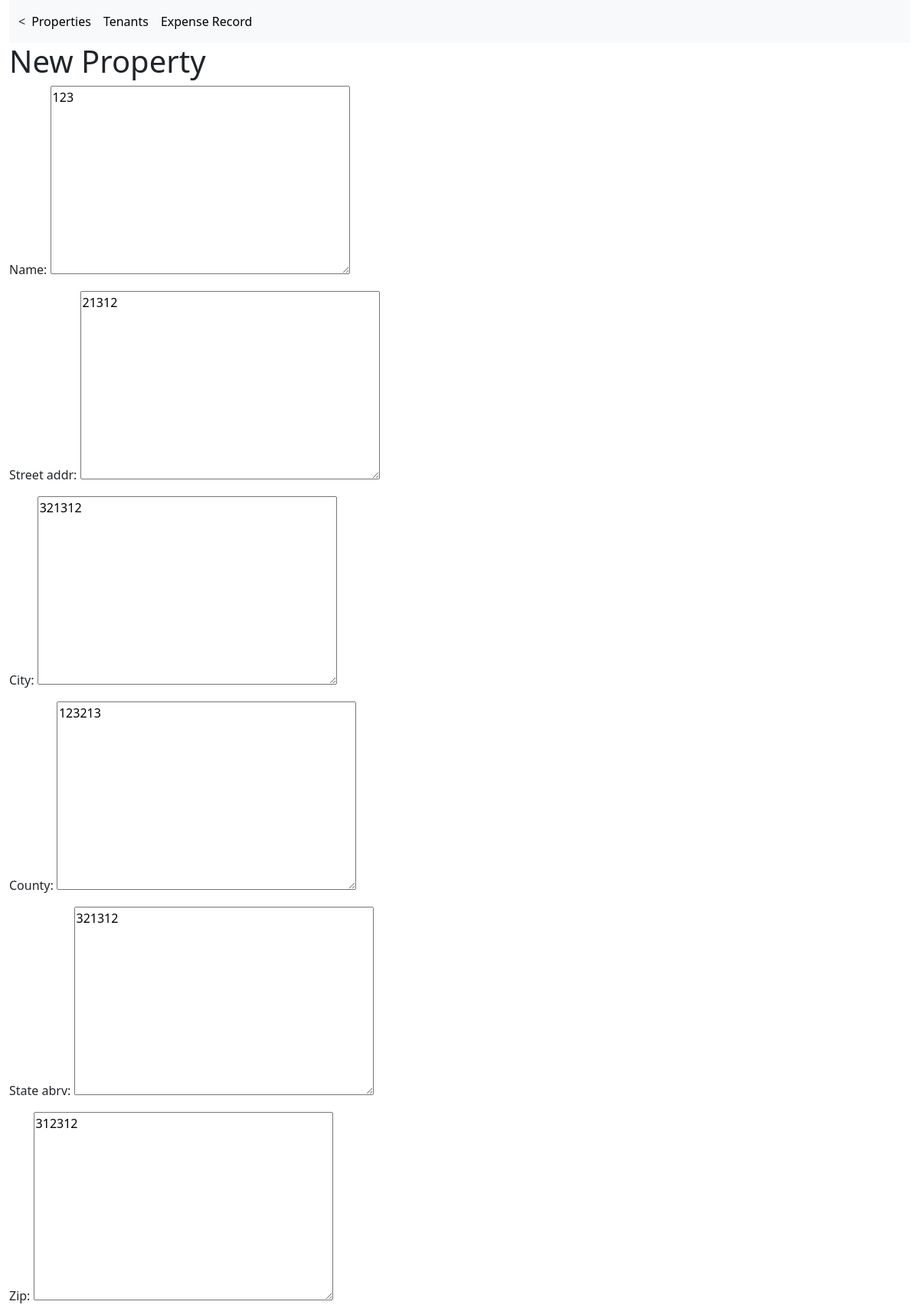
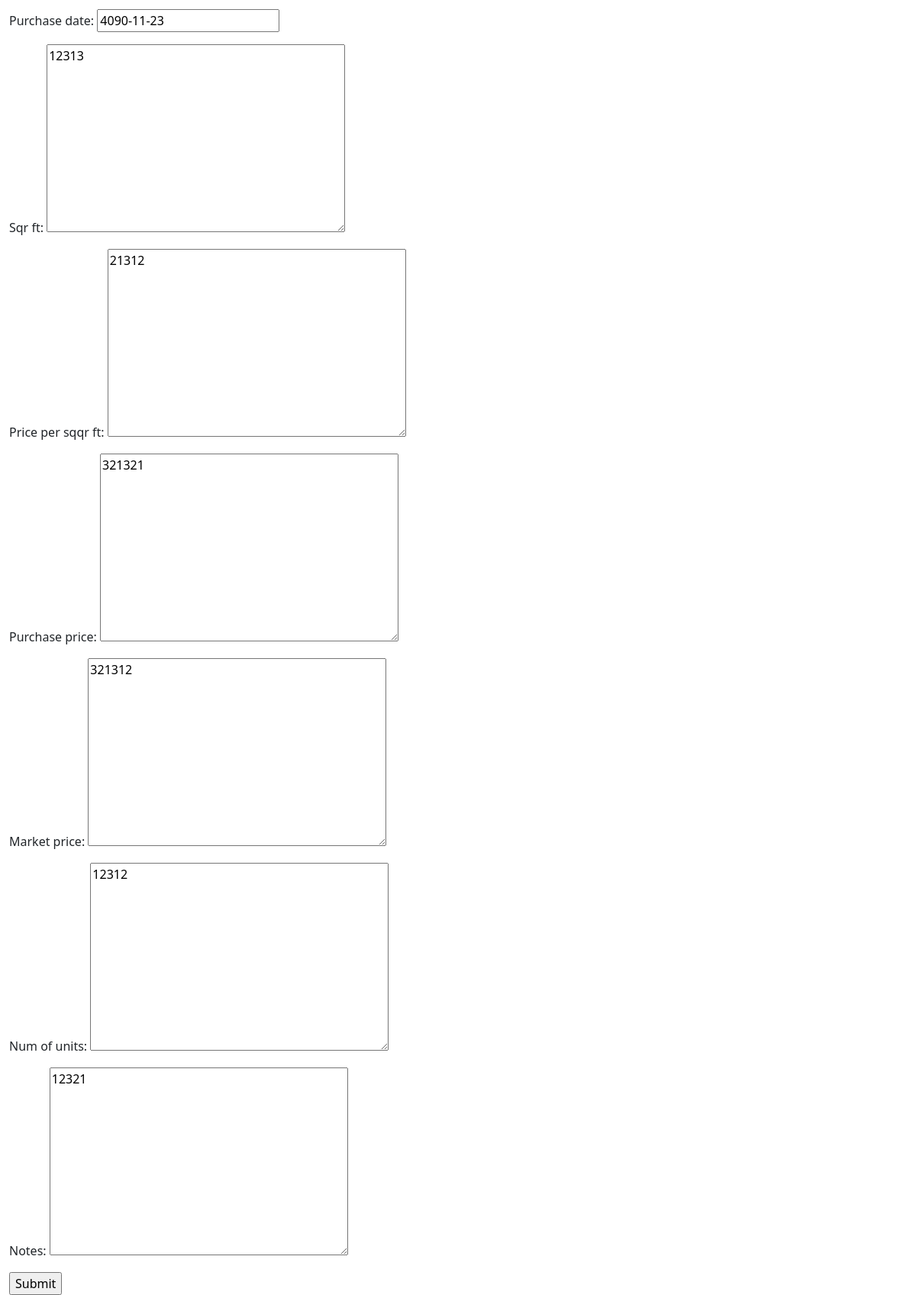
The page /property/update/2/ on the database its author committed (2 pictures, top to bottom).
### real_estate/models.py (models this page shows)
class Property(models.Model):
    property_id = models.BigAutoField(primary_key=True)
    name = models.TextField()
    street_addr = models.TextField()
    city = models.TextField()
    county = models.TextField(null=True)
    state_abrv = models.TextField()
    zip = models.TextField()
    purchase_date = models.DateField(blank=True, null=True)
    sqr_ft = models.TextField(blank=True, null=True)
    price_per_sqqr_ft = models.TextField(blank=True, null=True)
    purchase_price = models.TextField(blank=True, null=True)
    market_price = models.TextField(blank=True, null=True)
    num_of_units = models.TextField(blank=True, null=True)
    notes = models.TextField(null=True)
    class Meta:
        managed = True
        db_table = 'property'

### real_estate/views.py (the view)
# urls.py: path('property/update/<int:pk>/', views.updateProperty, name='update_property'),
def updateProperty(request, pk):
    property = Property.objects.get(pk=pk)
    if request.method == 'POST':
        form = Propertyform(request.POST, instance=property)
        if form.is_valid():
            property = form.save(commit=False)
            property.save()
            return redirect('properties_list')
    else:
        form = Propertyform(instance=property)
    context = {'form': form}
    return render(request, 'create_property.html', context)

### real_estate/forms.py
class Propertyform(ModelForm):
    class Meta:
        model = Property
        fields = ('name', 'street_addr', 'city',
                  'county', 'state_abrv', 'zip',
                  'purchase_date', 'sqr_ft', 'price_per_sqqr_ft',
                 'purchase_price',  'market_price', 'num_of_units', 'notes')

### real_estate/templates/create_property.html (shortened to what this page needs)
{% extends 'nav_bar.html' %}
{% block content%}
<h1>New Property</h1>
<form action="" method="post">
    {{ form.as_p }}
    <input type="submit" name="Create">
</form>
{% endblock %}

### rows shown on the page
Property: name "123", street_addr "21312", city "321312", county "123213", state_abrv "321312", zip "312312", purchase_date "4090-11-23", sqr_ft "12313", price_per_sqqr_ft "21312", purchase_price "321321", market_price "321312", num_of_units "12312", notes "12321"
